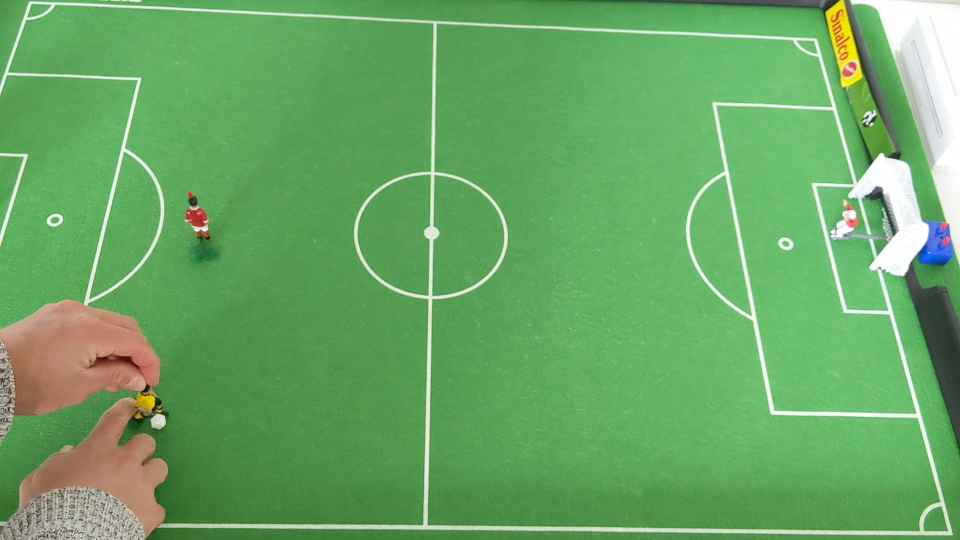
#> input picture Imageterrain.jpg, 1920 x 1080 px (shown at 1/2 size)
$ python -i white_select.py   (imports and definitions only)
#> lines starting #> are read from the running program, lines starting #| are printed output that depends on the picture; after the words box and inside, x2 and y2 are one past the last pixel; in counts of white or black regions, pixels touching at a corner belong together
#> further down, picture is the input picture: shape (1080, 1920, 3); mean B, G, R 100.5, 167, 104
import numpy as np
import cv2
from subtraction import display

def selectWhite(frame,show=False,erode=1,dilate=4,W_limit=165,B_limit=60,H_limit=1):
    """ select white using HLS

    Args:
        frame (array): frame
        show (bool, optional): Defaults to False.
        erode (int, optional): number of iteration for the erode method. Defaults to 1.
        dilate (int, optional): number of iteration for the erode method. Defaults to 4.
        less (int, optional): accuracy coeff. Defaults to 0.

    Returns:
        array: mask of white
    """
#> called with show = False, erode = 1, dilate = 4, W_limit = 165, B_limit = 60, H_limit = 1

    frameHSV= cv2.cvtColor(frame,cv2.COLOR_BGR2HLS)
#> frameHSV: shape (1080, 1920, 3); mean of channels 0, 1, 2 57.5, 134.1, 85.5
    blurred = cv2.GaussianBlur(frameHSV, (11, 11), 0)
#> blurred: shape (1080, 1920, 3); mean of channels 0, 1, 2 57.5, 134.1, 85.5

    lower_white = np.array([H_limit,W_limit,0])
    upper_white = np.array([100,255,255])

    lower_black = np.array([H_limit,0,0])
    upper_black = np.array([100,B_limit,255])

    maskW = cv2.inRange(blurred, lower_white, upper_white)
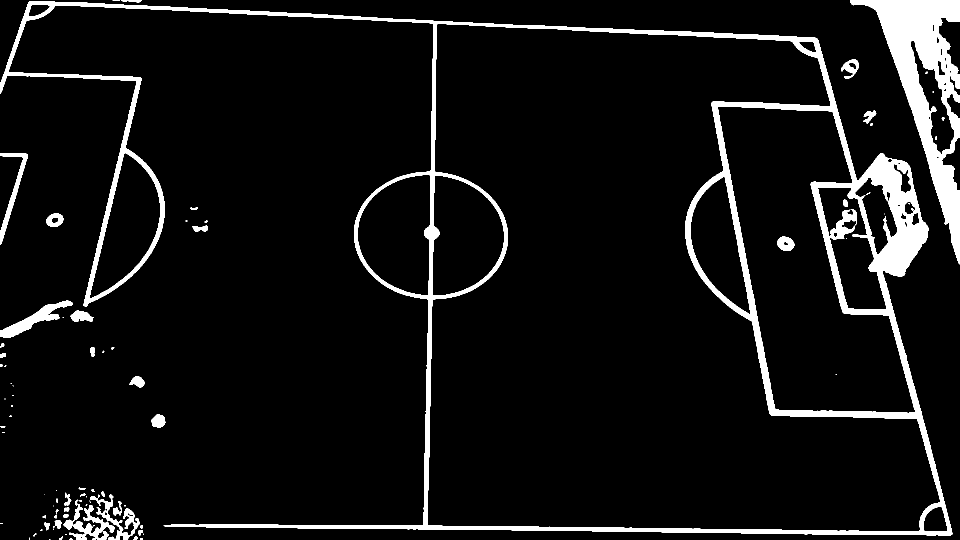
#> maskW: shape (1080, 1920) (shown at 1/2 size); 7.2% white; 87 white regions (39 under 20 px), largest, box (x1, y1, x2, y2) and area: (0, 2, 1905, 1071) 99818, (1700, 0, 1920, 529) 33594, (0, 601, 145, 676) 2936
    maskB = cv2.inRange(blurred, lower_black, upper_black)
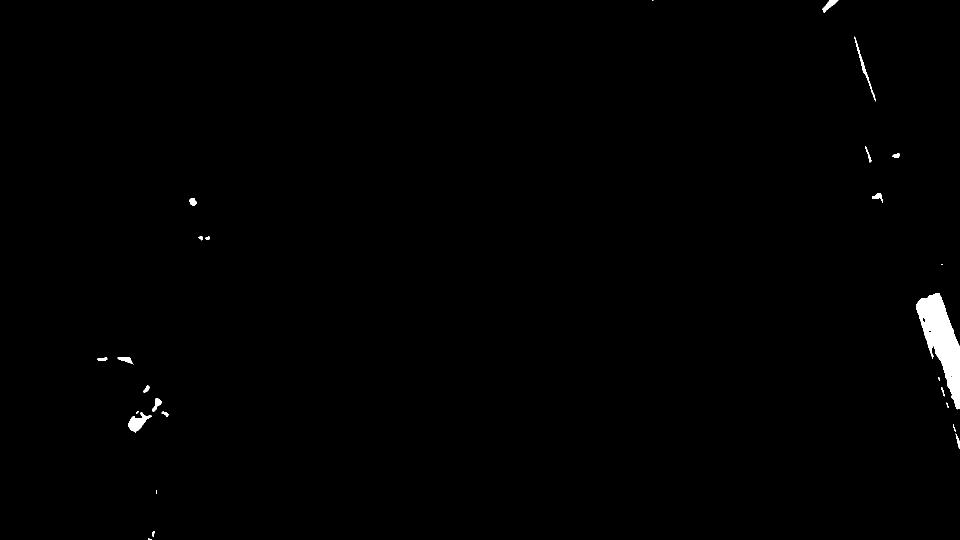
#> maskB: shape (1080, 1920) (shown at 1/2 size); 0.61% white; 26 white regions (5 under 20 px), largest, box (x1, y1, x2, y2) and area: (1832, 586, 1920, 819) 9409, (256, 825, 303, 865) 851, (1709, 73, 1752, 203) 442

    mask = cv2.bitwise_or(maskW,maskB)
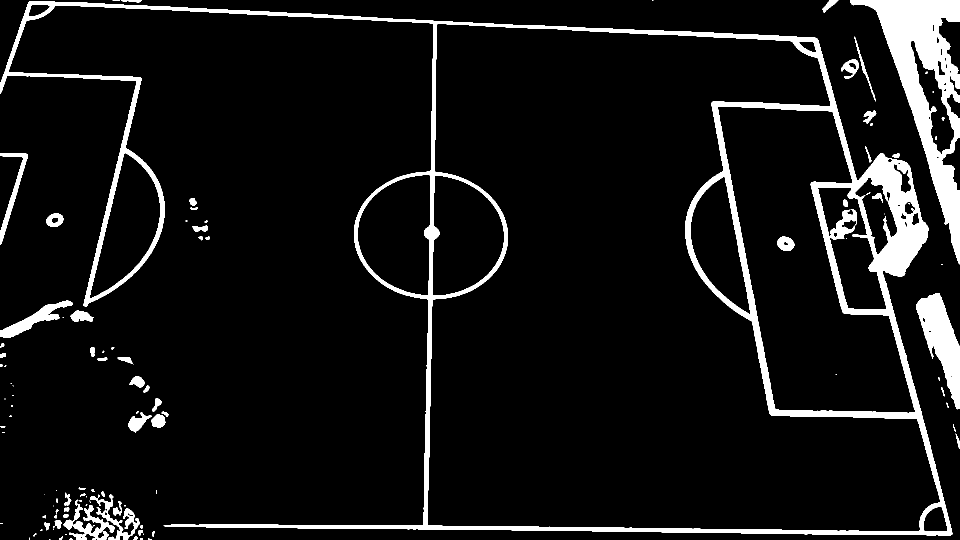
#> mask: shape (1080, 1920) (shown at 1/2 size); 7.8% white; 113 white regions (44 under 20 px), largest, box (x1, y1, x2, y2) and area: (0, 2, 1905, 1071) 99818, (1700, 0, 1920, 529) 33594, (1832, 586, 1920, 819) 9409
    mask = cv2.erode(mask, None, iterations=erode)
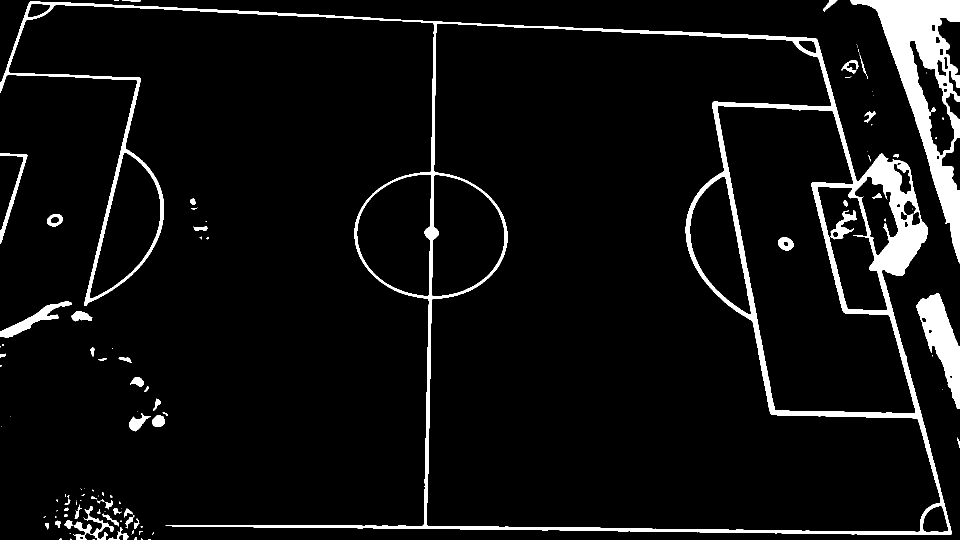
#> mask: shape (1080, 1920) (shown at 1/2 size); 6.2% white; 115 white regions (64 under 20 px), largest, box (x1, y1, x2, y2) and area: (0, 3, 1904, 1070) 75394, (1701, 0, 1920, 527) 31090, (1833, 587, 1920, 817) 8761
    mask = cv2.dilate(mask, None, iterations=dilate)
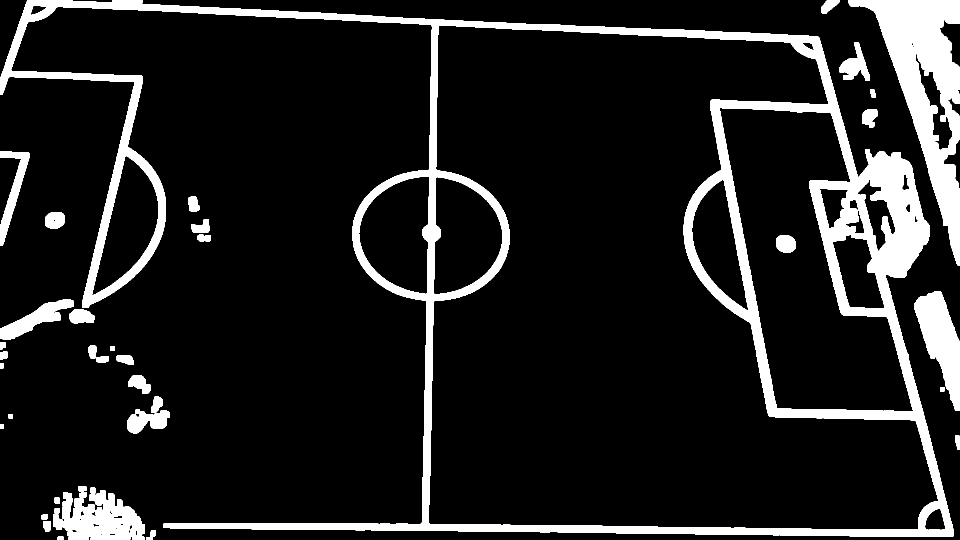
#> mask: shape (1080, 1920) (shown at 1/2 size); 12.4% white; 37 white regions, largest, box (x1, y1, x2, y2) and area: (0, 0, 1908, 1074) 169568, (1697, 0, 1920, 531) 40466, (106, 980, 289, 1080) 12062

    if show:
        display(mask,'select white')

    return mask

#######################################################################################################

# [75 lines left out: functions selectWhiteHSV, selectGreenHSV, selectRedHSV, not called in this run]


#######################################################################################################
"""
#cap = cv2.VideoCapture('video_record/output.mp4')
cap = cv2.VideoCapture(0)
# Check if camera opened successfully
if (cap.isOpened()== False):
    print("Error opening video stream or file")
# Capture frame-by-frame
ret, frame_og= cap.read()

while(cap.isOpened()):

    # Capture frame-by-frame
    ret, frame_og= cap.read()

    if ret == True:
        display(frame_og,name='webcam')
        maskRed=selectRedHSV(frame_og)

        #next loop ######################################################################################################################################

        # press ESC to escape, press for long
        if cv2.waitKey(1)==27:
            if not cv2.waitKey(1)==27:
                break


#When everything done, release the video capture object
cap.release()
# Closes all the frames
cv2.destroyAllWindows()
"""

>>> import cv2
>>> picture = cv2.imread('../Imageterrain.jpg')
>>> result = selectWhite(picture)

$ run again, on image.png
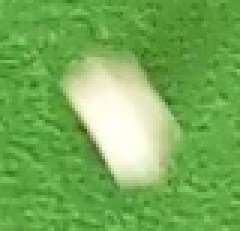
#> input picture image.png, 80 x 77 px (shown 3 times larger)
#> picture is the input picture: shape (77, 80, 3); mean B, G, R 86.9, 173.3, 116.2
#> frameHSV: shape (77, 80, 3); mean of channels 0, 1, 2 48.1, 130.2, 117.8
#> blurred: shape (77, 80, 3); mean of channels 0, 1, 2 48.1, 130.2, 117.8
#> in selectWhite, `maskW = cv2.inRange(blurred, lower_white, upper_white)`:
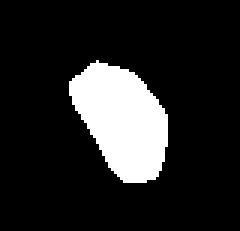
#> maskW: shape (77, 80) (shown 3 times larger); 14.5% white; 1 white region, box (x1, y1, x2, y2) and area: (23, 20, 56, 61) 895
#> maskB: shape (77, 80); every value is 0
#> in selectWhite, `mask = cv2.dilate(mask, None, iterations=dilate)`:
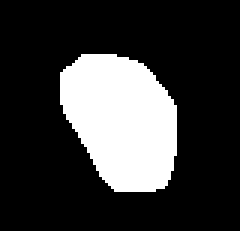
#> mask: shape (77, 80) (shown 3 times larger); 22.2% white; 1 white region, box (x1, y1, x2, y2) and area: (20, 18, 59, 64) 1368
